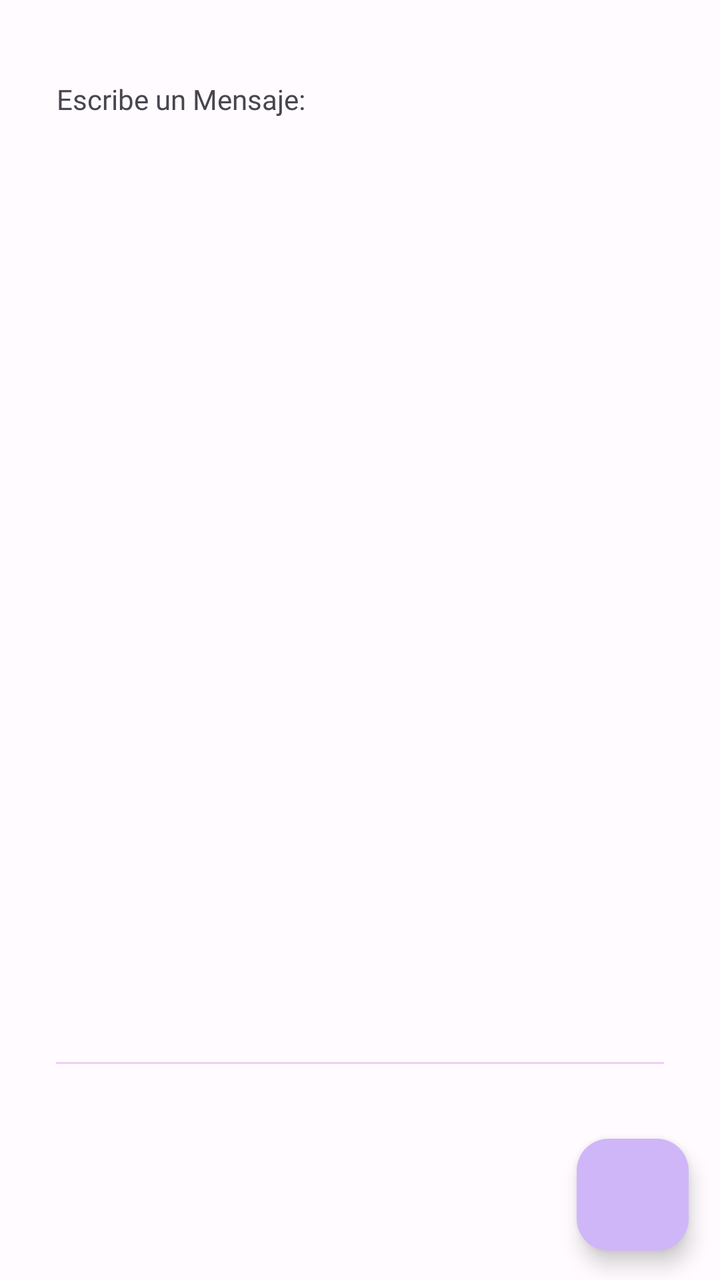
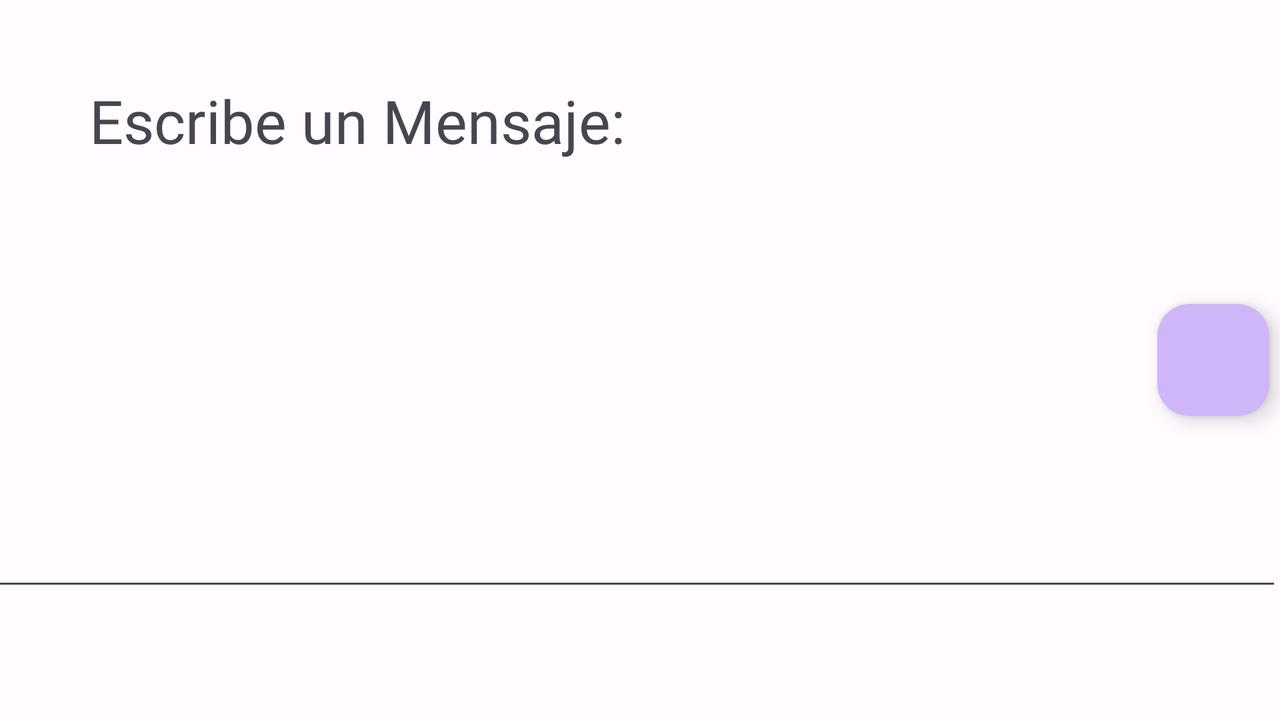

The same Android screen from two of the app's own layout files: first res/layout/ as a phone draws it, then the repository's variant for another configuration, drawn on a device whose configuration selects that folder. Both files follow.
<!-- AndroidManifest.xml: application theme AppTheme -->
<!-- res/layout/activity_send_message.xml -->
<?xml version="1.0" encoding="utf-8"?>
<androidx.constraintlayout.widget.ConstraintLayout xmlns:android="http://schemas.android.com/apk/res/android"
    xmlns:app="http://schemas.android.com/apk/res-auto"
    xmlns:tools="http://schemas.android.com/tools"
    android:layout_width="match_parent"
    android:layout_height="match_parent"
    tools:context=".SendMessageActivity">

    <TextView
        android:id="@+id/tvTitleMessage"
        android:layout_width="wrap_content"
        android:layout_height="wrap_content"
        android:layout_marginTop="40dp"
        android:fontFamily="@font/vanilla_demo"
        android:text="@string/tvTitleMessage"
        app:layout_constraintEnd_toEndOf="parent"
        app:layout_constraintHorizontal_bias="0.12"
        app:layout_constraintStart_toStartOf="parent"
        app:layout_constraintTop_toTopOf="parent" />

    <EditText
        android:id="@+id/edMessage"
        android:layout_width="0dp"
        android:layout_height="0dp"
        android:layout_marginStart="24dp"
        android:layout_marginTop="32dp"
        android:layout_marginEnd="24dp"
        android:layout_marginBottom="100dp"
        android:backgroundTint="#EFD0F4"
        android:ems="10"
        android:gravity="start|top"
        android:inputType="textMultiLine"
        app:layout_constraintBottom_toBottomOf="parent"
        app:layout_constraintEnd_toEndOf="parent"
        app:layout_constraintHorizontal_bias="0.45"
        app:layout_constraintStart_toStartOf="parent"
        app:layout_constraintTop_toBottomOf="@+id/tvTitleMessage" />

    <com.google.android.material.floatingactionbutton.FloatingActionButton
        android:id="@+id/fab"
        android:layout_width="wrap_content"
        android:layout_height="wrap_content"
        android:clickable="true"
        android:src="@drawable/ic_send"
        app:layout_constraintBottom_toBottomOf="parent"
        app:layout_constraintEnd_toEndOf="parent"
        app:layout_constraintHorizontal_bias="0.949"
        app:layout_constraintStart_toStartOf="parent"
        app:layout_constraintTop_toTopOf="parent"
        app:layout_constraintVertical_bias="0.975" />

</androidx.constraintlayout.widget.ConstraintLayout>
<!-- resources referenced by this layout -->
<resources>
  <string name="tvTitleMessage">Escribe un Mensaje:</string>
  <style name="AppTheme" parent="Theme.Material3.Light">
          <item name="colorPrimary">@color/md_theme_light_primary</item>
          <item name="colorOnPrimary">@color/md_theme_light_onPrimary</item>
          <item name="colorPrimaryContainer">@color/md_theme_light_primaryContainer</item>
          <item name="colorOnPrimaryContainer">@color/md_theme_light_onPrimaryContainer</item>
          <item name="colorSecondary">@color/md_theme_light_secondary</item>
          <item name="colorOnSecondary">@color/md_theme_light_background</item>
          <item name="colorSecondaryContainer">@color/md_theme_light_secondaryContainer</item>
          <item name="colorOnSecondaryContainer">@color/md_theme_light_onSecondaryContainer</item>
          <item name="colorTertiary">@color/md_theme_light_tertiary</item>
          <item name="colorOnTertiary">@color/md_theme_light_background</item>
          <item name="colorTertiaryContainer">@color/md_theme_light_tertiaryContainer</item>
          <item name="colorOnTertiaryContainer">@color/md_theme_light_onTertiaryContainer</item>
          <item name="colorError">@color/md_theme_light_error</item>
          <item name="colorOnError">@color/md_theme_light_onError</item>
          <item name="colorErrorContainer">@color/md_theme_light_errorContainer</item>
          <item name="colorOnErrorContainer">@color/md_theme_light_onErrorContainer</item>
          <item name="colorOutline">@color/md_theme_light_outline</item>
          <item name="android:colorBackground">@color/md_theme_light_background</item>
          <item name="colorOnBackground">@color/md_theme_light_onBackground</item>
          <item name="colorSurface">@color/md_theme_light_surface</item>
          <item name="colorOnSurface">@color/md_theme_light_onSurface</item>
          <item name="colorSurfaceVariant">@color/md_theme_light_surfaceVariant</item>
          <item name="colorOnSurfaceVariant">@color/md_theme_light_onSurfaceVariant</item>
          <item name="colorSurfaceInverse">@color/md_theme_light_inverseSurface</item>
          <item name="colorOnSurfaceInverse">@color/md_theme_light_onSecondary</item>
          <item name="colorPrimaryInverse">@color/md_theme_light_inversePrimary</item>
      </style>
  <color name="md_theme_light_primary">#6750A4</color>
  <color name="md_theme_light_onPrimary">#FFFFFF</color>
  <color name="md_theme_light_primaryContainer">#CFB6F8</color>
  <color name="md_theme_light_onPrimaryContainer">#21005D</color>
  <color name="md_theme_light_secondary">#625B71</color>
  <color name="md_theme_light_background">#FFFBFE</color>
  <color name="md_theme_light_secondaryContainer">#D1B6FB</color>
  <color name="md_theme_light_onSecondaryContainer">#1D192B</color>
  <color name="md_theme_light_tertiary">#7D5260</color>
  <color name="md_theme_light_tertiaryContainer">#FFD8E4</color>
  <color name="md_theme_light_onTertiaryContainer">#31111D</color>
  <color name="md_theme_light_error">#B3261E</color>
  <color name="md_theme_light_onError">#FFFFFF</color>
  <color name="md_theme_light_errorContainer">#F9DEDC</color>
  <color name="md_theme_light_onErrorContainer">#410E0B</color>
  <color name="md_theme_light_outline">#79747E</color>
  <color name="md_theme_light_onBackground">#1C1B1F</color>
  <color name="md_theme_light_surface">#FFFBFE</color>
  <color name="md_theme_light_onSurface">#1C1B1F</color>
  <color name="md_theme_light_surfaceVariant">#E7E0EC</color>
  <color name="md_theme_light_onSurfaceVariant">#49454F</color>
  <color name="md_theme_light_inverseSurface">#313033</color>
  <color name="md_theme_light_onSecondary">#FFFFFF</color>
  <color name="md_theme_light_inversePrimary">#D0BCFF</color>
</resources>
<!-- res/layout-land/activity_send_message.xml (the repository's variant of the layout above) -->
<!-- drawn on the phone turned sideways -->
<?xml version="1.0" encoding="utf-8"?>
<androidx.constraintlayout.widget.ConstraintLayout xmlns:android="http://schemas.android.com/apk/res/android"
    xmlns:app="http://schemas.android.com/apk/res-auto"
    xmlns:tools="http://schemas.android.com/tools"
    android:layout_width="match_parent"
    android:layout_height="match_parent">


    <TextView
        android:fontFamily="@font/vanilla_demo"
        android:textSize="@dimen/tvTitleMessage_textSize"
        android:id="@+id/tvTitleMessage"
        android:layout_width="wrap_content"
        android:layout_height="wrap_content"
        android:layout_marginTop="40dp"
        android:text="@string/tvTitleMessage"
        app:layout_constraintEnd_toEndOf="parent"
        app:layout_constraintHorizontal_bias="0.12"
        app:layout_constraintStart_toStartOf="parent"
        app:layout_constraintTop_toTopOf="parent" />

    <EditText
        android:id="@+id/edMessage"
        android:layout_width="691dp"
        android:layout_height="240dp"
        android:layout_marginBottom="80dp"
        android:ems="10"
        android:gravity="start|top"
        android:inputType="textMultiLine"
        app:layout_constraintBottom_toBottomOf="parent"
        app:layout_constraintEnd_toStartOf="@+id/fab"
        app:layout_constraintHorizontal_bias="0.45"
        app:layout_constraintStart_toStartOf="parent"
        app:layout_constraintTop_toBottomOf="@+id/tvTitleMessage" />

    <com.google.android.material.floatingactionbutton.FloatingActionButton
        android:id="@+id/fab"
        android:layout_width="wrap_content"
        android:layout_height="wrap_content"
        android:clickable="true"
        android:src="@drawable/ic_send"
        app:layout_constraintBottom_toBottomOf="parent"
        app:layout_constraintEnd_toEndOf="parent"
        app:layout_constraintHorizontal_bias="0.991"
        app:layout_constraintStart_toStartOf="parent"
        app:layout_constraintTop_toTopOf="parent" />

</androidx.constraintlayout.widget.ConstraintLayout>
<!-- resources referenced by the variant -->
<!-- as the phone turned sideways resolves them -->
<resources>
  <dimen name="tvTitleMessage_textSize">30sp</dimen>
  <string name="tvTitleMessage">Escribe un Mensaje:</string>
  <style name="AppTheme" parent="Theme.Material3.Light">
          <item name="colorPrimary">@color/md_theme_light_primary</item>
          <item name="colorOnPrimary">@color/md_theme_light_onPrimary</item>
          <item name="colorPrimaryContainer">@color/md_theme_light_primaryContainer</item>
          <item name="colorOnPrimaryContainer">@color/md_theme_light_onPrimaryContainer</item>
          <item name="colorSecondary">@color/md_theme_light_secondary</item>
          <item name="colorOnSecondary">@color/md_theme_light_background</item>
          <item name="colorSecondaryContainer">@color/md_theme_light_secondaryContainer</item>
          <item name="colorOnSecondaryContainer">@color/md_theme_light_onSecondaryContainer</item>
          <item name="colorTertiary">@color/md_theme_light_tertiary</item>
          <item name="colorOnTertiary">@color/md_theme_light_background</item>
          <item name="colorTertiaryContainer">@color/md_theme_light_tertiaryContainer</item>
          <item name="colorOnTertiaryContainer">@color/md_theme_light_onTertiaryContainer</item>
          <item name="colorError">@color/md_theme_light_error</item>
          <item name="colorOnError">@color/md_theme_light_onError</item>
          <item name="colorErrorContainer">@color/md_theme_light_errorContainer</item>
          <item name="colorOnErrorContainer">@color/md_theme_light_onErrorContainer</item>
          <item name="colorOutline">@color/md_theme_light_outline</item>
          <item name="android:colorBackground">@color/md_theme_light_background</item>
          <item name="colorOnBackground">@color/md_theme_light_onBackground</item>
          <item name="colorSurface">@color/md_theme_light_surface</item>
          <item name="colorOnSurface">@color/md_theme_light_onSurface</item>
          <item name="colorSurfaceVariant">@color/md_theme_light_surfaceVariant</item>
          <item name="colorOnSurfaceVariant">@color/md_theme_light_onSurfaceVariant</item>
          <item name="colorSurfaceInverse">@color/md_theme_light_inverseSurface</item>
          <item name="colorOnSurfaceInverse">@color/md_theme_light_onSecondary</item>
          <item name="colorPrimaryInverse">@color/md_theme_light_inversePrimary</item>
      </style>
  <color name="md_theme_light_primary">#6750A4</color>
  <color name="md_theme_light_onPrimary">#FFFFFF</color>
  <color name="md_theme_light_primaryContainer">#CFB6F8</color>
  <color name="md_theme_light_onPrimaryContainer">#21005D</color>
  <color name="md_theme_light_secondary">#625B71</color>
  <color name="md_theme_light_background">#FFFBFE</color>
  <color name="md_theme_light_secondaryContainer">#D1B6FB</color>
  <color name="md_theme_light_onSecondaryContainer">#1D192B</color>
  <color name="md_theme_light_tertiary">#7D5260</color>
  <color name="md_theme_light_tertiaryContainer">#FFD8E4</color>
  <color name="md_theme_light_onTertiaryContainer">#31111D</color>
  <color name="md_theme_light_error">#B3261E</color>
  <color name="md_theme_light_onError">#FFFFFF</color>
  <color name="md_theme_light_errorContainer">#F9DEDC</color>
  <color name="md_theme_light_onErrorContainer">#410E0B</color>
  <color name="md_theme_light_outline">#79747E</color>
  <color name="md_theme_light_onBackground">#1C1B1F</color>
  <color name="md_theme_light_surface">#FFFBFE</color>
  <color name="md_theme_light_onSurface">#1C1B1F</color>
  <color name="md_theme_light_surfaceVariant">#E7E0EC</color>
  <color name="md_theme_light_onSurfaceVariant">#49454F</color>
  <color name="md_theme_light_inverseSurface">#313033</color>
  <color name="md_theme_light_onSecondary">#FFFFFF</color>
  <color name="md_theme_light_inversePrimary">#D0BCFF</color>
</resources>
